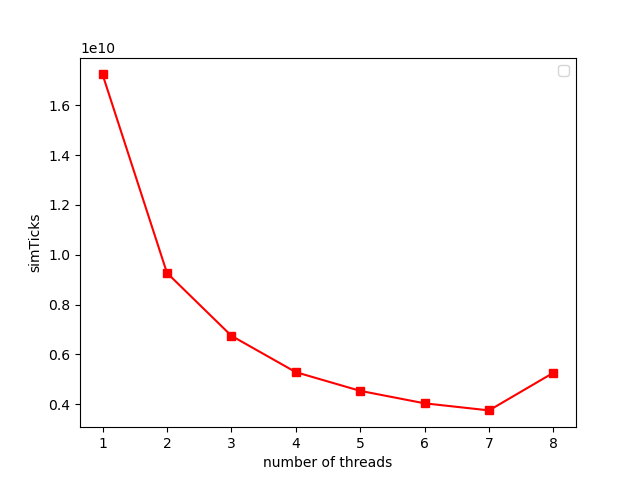

Reproduce this figure in Python.
import numpy as np
import matplotlib.pyplot as plt

def read_result(filename):   
    with open(filename) as f:
        filedata = f.readlines()
    for line in filedata:
        if "simTicks" in line:
            numTicks = int(line.split()[1])

    return (numTicks,)

num_thread = [i for i in range(1,9,1)]
numTicks = []
for n in num_thread:
	filename = f'res/{n}.txt'
	res = read_result(filename)
	numTicks.append(res[0])


x = num_thread#点的横坐标
k1 = numTicks#线1的纵坐标
#k2 = [0.8988,0.9334,0.9435,0.9407,0.9453,0.9453]#线2的纵坐标
plt.plot(x,k1,'s-',color = 'r')#s-:方形
#plt.plot(x,k2,'o-',color = 'g',label="CNN-RLSTM")#o-:圆形
plt.xlabel("number of threads")#横坐标名字
plt.ylabel("simTicks")#纵坐标名字
plt.legend(loc = "best")#图例
#plt.show()
plt.savefig('ana.png')
